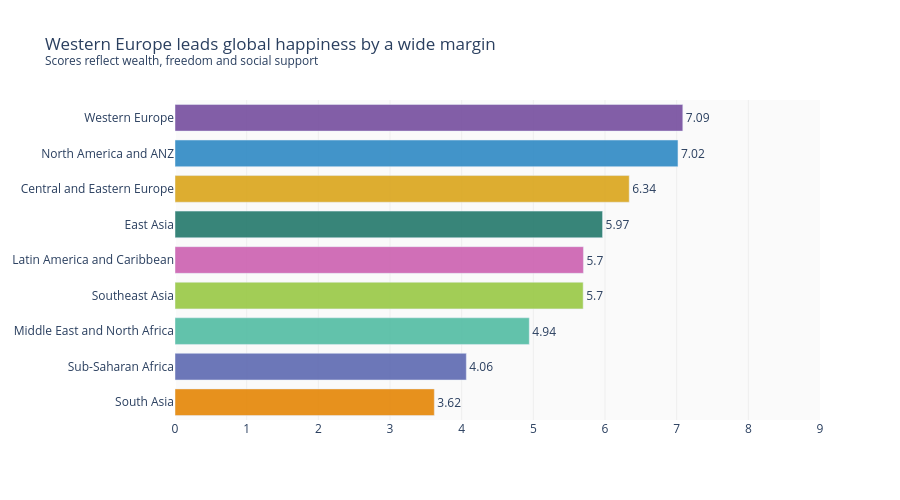

Here is the notebook cell this chart was saved with:
### Markdown cell above
---
## Task 1 — Regional Comparison Bar Chart

**What to build:** A horizontal bar chart showing the **average happiness score by region**, sorted from highest to lowest.

**Requirements:**
- Horizontal orientation (category names are long)
- Sorted by score, descending (so the happiest region is at the top)
- Zero baseline on x-axis
- At least one design choice that goes beyond the Plotly default (colour, annotation, labels, etc.)
- An insight title that answers: *which region stands out and why does it matter?*

**Hint:** Use `df.groupby('Region')['Happiness_Score'].mean()` to compute the averages.

### Code cell
# Task 1: Regional comparison bar chart
# -------------------------------------

# Step 1: Compute average happiness score by region
region_avg = (df.groupby('Region')['Happiness_Score']
              .mean().reset_index().sort_values('Happiness_Score'))

# Step 2: Assign unique Vivid colour to each region
bar_colors = px.colors.qualitative.Vivid[:len(region_avg)]

# Step 3: Build horizontal bar chart
fig = go.Figure()
fig.add_trace(go.Bar(
    x=region_avg['Happiness_Score'], y=region_avg['Region'],
    orientation='h', marker_color=bar_colors, marker_opacity=0.9,
    text=region_avg['Happiness_Score'].round(2), textposition='outside'
))

# Step 4: Clean up layout
fig.update_layout(
    title='Western Europe leads global happiness by a wide margin<br><sup>Scores reflect wealth, freedom and social support</sup>',
    xaxis=dict(range=[0, 9], gridcolor='#EEEEEE', showgrid=True),
    plot_bgcolor='#FAFAFA', bargap=0.25, height=500
)

fig.show()

### Figure 1 — Plotly figure (JSON) as saved in the notebook; plotly's stock layout.template omitted (floating-point values rounded to 4 significant figures)
{"data": [{"marker": {"color": ["rgb(229, 134, 6)", "rgb(93, 105, 177)", "rgb(82, 188, 163)", "rgb(153, 201, 69)", "rgb(204, 97, 176)", "rgb(36, 121, 108)", "rgb(218, 165, 27)", "rgb(47, 138, 196)", "rgb(118, 78, 159)"], "opacity": 0.9}, "orientation": "h", "text": [3.62, 4.06, 4.94, 5.7, 5.7, 5.97, 6.34, 7.02, 7.09], "textposition": "outside", "type": "bar", "x": [3.618, 4.065, 4.943, 5.695, 5.699, 5.966, 6.338, 7.018, 7.086], "y": ["South Asia", "Sub-Saharan Africa", "Middle East and North Africa", "Southeast Asia", "Latin America and Caribbean", "East Asia", "Central and Eastern Europe", "North America and ANZ", "Western Europe"]}], "layout": {"bargap": 0.25, "height": 500, "plot_bgcolor": "#FAFAFA", "title": {"text": "Western Europe leads global happiness by a wide margin<br><sup>Scores reflect wealth, freedom and social support</sup>"}, "xaxis": {"gridcolor": "#EEEEEE", "range": [0, 9], "showgrid": true}}}
